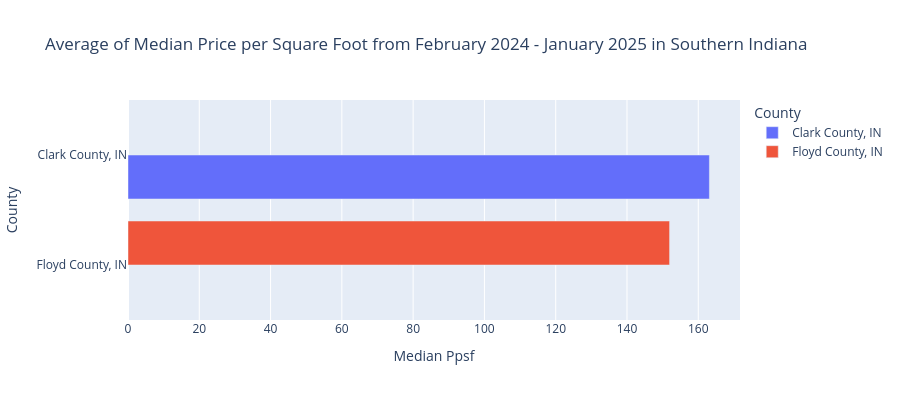

Notebook code for this chart:
### Code cell
# Create a bar graph to display average ppsf
fig = px.bar(average_ppsf, x='Median Ppsf', y='Region', color='Region', barmode='group',
             title='Average of Median Price per Square Foot from February 2024 - January 2025 in Southern Indiana',
             labels={'Median Sale Price': 'Median Price per Square Foot Average ($)', 'Region': 'County'},
             height=400)

fig.show()

### Figure 1 — Plotly figure (JSON) as saved in the notebook; plotly's stock layout.template omitted (floating-point values rounded to 4 significant figures)
{"data": [{"alignmentgroup": "True", "hovertemplate": "County=%{y}<br>Median Ppsf=%{x}<extra></extra>", "legendgroup": "Clark County, IN", "marker": {"color": "#636efa", "pattern": {"shape": ""}}, "name": "Clark County, IN", "offsetgroup": "Clark County, IN", "orientation": "h", "showlegend": true, "textposition": "auto", "type": "bar", "x": [163.1], "xaxis": "x", "y": ["Clark County, IN"], "yaxis": "y"}, {"alignmentgroup": "True", "hovertemplate": "County=%{y}<br>Median Ppsf=%{x}<extra></extra>", "legendgroup": "Floyd County, IN", "marker": {"color": "#EF553B", "pattern": {"shape": ""}}, "name": "Floyd County, IN", "offsetgroup": "Floyd County, IN", "orientation": "h", "showlegend": true, "textposition": "auto", "type": "bar", "x": [151.9], "xaxis": "x", "y": ["Floyd County, IN"], "yaxis": "y"}], "layout": {"barmode": "group", "height": 400, "legend": {"title": {"text": "County"}, "tracegroupgap": 0}, "title": {"text": "Average of Median Price per Square Foot from February 2024 - January 2025 in Southern Indiana"}, "xaxis": {"anchor": "y", "domain": [0, 1], "title": {"text": "Median Ppsf"}}, "yaxis": {"anchor": "x", "categoryarray": ["Floyd County, IN", "Clark County, IN"], "categoryorder": "array", "domain": [0, 1], "title": {"text": "County"}}}}
